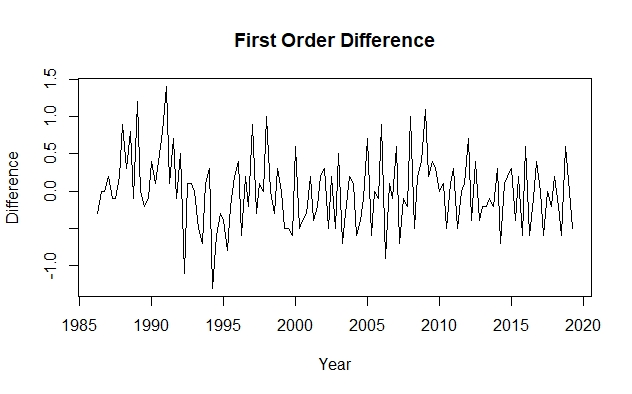

Here is the R script that generated this plot:
unemp = scan('unemp_nz_quarterly_1986Q1-2019Q2.txt')
unemp = ts(unemp, frequency = 4, start = 1986)
diff1 = diff(unemp)
plot(diff1, xlab = 'Year', ylab = 'Difference',
     main = 'First Order Difference')
